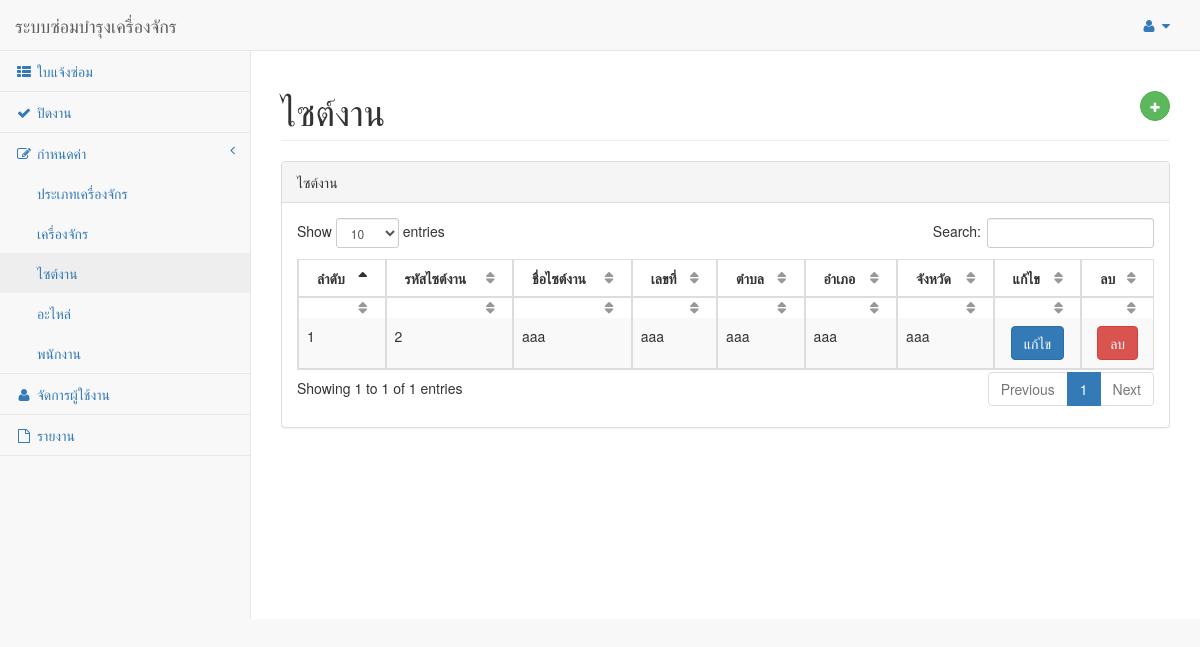
Page /Department/ListDepartment.php on the committed database.
### tables this page shows
CREATE TABLE `tmstmdepartment` (
  `XVDptCode` int(5) NOT NULL,
  `XVDptNumber` varchar(100) NOT NULL,
  `XVDptSub-district` varchar(100) NOT NULL,
  `XVDptDistrict` varchar(100) NOT NULL,
  `XVDptProvince` varchar(100) NOT NULL,
  `XVDptname` varchar(100) NOT NULL
);

### Department/ListDepartment.php (the view, shortened to what this page needs)
<!DOCTYPE html>
<html lang="en">
<head>
    <link href="../vendor/bootstrap/css/bootstrap.min.css" rel="stylesheet">
    <link href="../vendor/metisMenu/metisMenu.min.css" rel="stylesheet">
    <link href="../vendor/datatables-plugins/dataTables.bootstrap.css" rel="stylesheet">
    <link href="../vendor/datatables-responsive/dataTables.responsive.css" rel="stylesheet">
    <link href="../dist/css/sb-admin-2.css" rel="stylesheet">
    <link href="../vendor/font-awesome/css/font-awesome.min.css" rel="stylesheet" type="text/css">
</head>
<body>
<?php include '../Template/templsidebar.php';
include "../database/connect.php";?>
    <div id="wrapper">
        <div id="page-wrapper">
            <div class="row">
                <div class="col-lg-12">
                    <h1 class="page-header">ไซต์งาน<button type="button" class="btn btn-success btn-circle"
                            style="float: right;" data-toggle="modal" data-target="#insertModal"><i
                                class="fa fa-plus"></i></h1>
                </div>
            </div>
            <div class="row">
                <div class="col-lg-12">
                    <div class="panel panel-default">
                        <div class="panel-heading">
                                ไซต์งาน
                        </div>
                        <div class="panel-body">
                            <table width="100%" class="table table-striped table-bordered table-hover" id="dataTables-example">
                                <thead>
                                    <tr>
                                        <th>ลำดับ</th>
                                        <th>รหัสไซต์งาน</th>
                                        <th>ชื่อไซต์งาน</th>
                                        <th>เลขที่</th>
                                        <th>ตำบล</th>
                                        <th>อำเภอ</th>
                                        <th>จังหวัด</th>
                                        <th>แก้ไข</th>
                                        <th>ลบ</th>
                                    </tr>
                                </thead>
                                <tbody>
                                <?php
    $sql = " SELECT *
    FROM tmstmdepartment ";
    $result = mysqli_query($connect,$sql) or die(mysqli_query($connect));
    $count = 1;
    while ($row=mysqli_fetch_array($result)){
?>
                                    <tr class="odd gradeA">
                                        <td><?php echo $count;?></td>
                                        <td><?php echo $row["XVDptCode"];?></td>
                                        <td><?php echo $row["XVDptname"];?></td>
                                        <td><?php echo $row["XVDptNumber"];?></td>
                                        <td><?php echo $row["XVDptDistrict"];?></td>
                                        <td><?php echo $row["XVDptSub-district"];?></td>
                                        <td><?php echo $row["XVDptProvince"];?></td>
                                        <td align="center"><input class='btn btn-primary editbtn' type='button'
                                                value='แก้ไข'></td>
                                        <td align="center"><input class='btn btn-danger deletebtn' type='button'
                                                value='ลบ'></td>
                                    </tr>
                                    <?php $count++;} ?>
                                </tbody>
                            </table>
                        </div>
                    </div>
                </div>
            </div>
        </div>
    </div>
</body>
</html>

### rows in the picture
tmstmdepartment: XVDptCode "2", XVDptname "aaa", XVDptNumber "aaa", XVDptDistrict "aaa", value "aaa", XVDptProvince "aaa"
